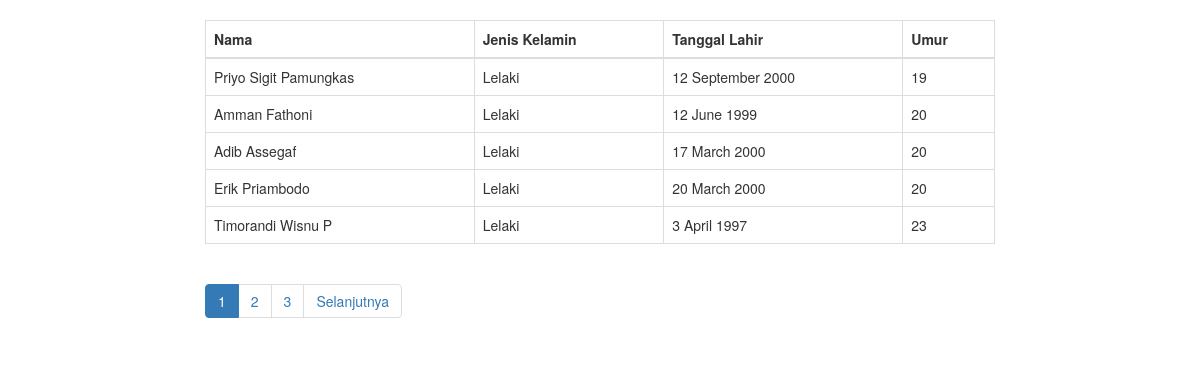
The page / on the database its author committed.
### tables this page shows
CREATE TABLE `mahasiswa` (
  `id` int(11) NOT NULL,
  `nama` varchar(50) NOT NULL,
  `umur` int(3) NOT NULL,
  `tanggal_lahir` datetime DEFAULT NULL,
  `jenis_kelamin` varchar(10) DEFAULT NULL
);

### index.php (called while the page is built, shortened)
<?php
require_once BASEPATH.'core/CodeIgniter.php';

### application/models/Pagination_model.php (called while the page is built)
<?php defined('BASEPATH') OR exit ('No direct script access allowed');
class Pagination_model extends CI_Model {
     public function getAll()
     {
          $this->db->select('*');
          $this->db->from('mahasiswa');
          $this->db->order_by('id', 'ASC');
          return $this->db->get();
     }
     public function getDataPagination($limit, $offset)
{
     $this->db->select('*');
     $this->db->from('mahasiswa');
     $this->db->order_by('id', 'ASC');
     $this->db->limit($limit, $offset);
     return $this->db->get();
}
}

### application/views/pagination.php (the view, shortened to what this page needs)
<!DOCTYPE html>
<html>
<head>
     <link rel="stylesheet" href="https://stackpath.bootstrapcdn.com/bootstrap/3.4.1/css/bootstrap.min.css">
</head>
<body>
     <div class="row">
          <div class="col-md-offset-2 col-md-8">
               <table class="table table-bordered" border="1" cellspacing="0" cellpadding="5">
                    <thead>
                         <tr>
                              <th>Nama</th>
                              <th>Jenis Kelamin</th>
                              <th>Tanggal Lahir</th>
                              <th>Umur</th>
                         </tr>
                    </thead>
                    <tbody>
                         <?php foreach($semua_pengguna as $pengguna): ?>
                              <tr>
                                   <td><?php echo $pengguna->nama; ?></td>
                                   <td><?php echo $pengguna->jenis_kelamin; ?></td>
                                   <td><?php echo date('j F Y', strtotime($pengguna->tanggal_lahir)); ?></td>
                                   <td><?php echo $pengguna->umur; ?></td>
                              </tr>
                         <?php endforeach; ?>
                    </tbody>
               </table>
               <nav aria-label="Page navigation">
                    <?php echo $this->pagination->create_links(); ?>
               </nav>
          </div>
     </div>
</body>
</html>

### application/controllers/Pagination.php (shortened to what this page needs)
<?php defined('BASEPATH') OR exit ('No direct script access allowed');
class Pagination extends CI_Controller {
     public function __construct()
     {
          $this->load->model('pagination_model');
     }
public function index($num = '')
{
     $perpage = 5;
     $offset = $this->uri->segment(1);
     $data['semua_pengguna'] = $this->pagination_model->getDataPagination($perpage, $offset)->result();
$config['full_tag_open'] = '<ul class="pagination">';
$config['full_tag_close'] = '</ul>';
$config['num_tag_open'] = '<li>';
$config['num_tag_close'] = '</li>';
$config['cur_tag_open'] = '<li class="active"><a href="#">';
$config['cur_tag_close'] = '</a></li>';
$config['next_tag_open'] = '<li>';
$config['next_tag_close'] = '</li>';
     $this->load->view('pagination', $data);
}
}

### application/views/pagination.php (style rules this page uses)
body { margin-top: 20px; }

### rows shown on the page
mahasiswa: nama "Priyo Sigit Pamungkas", jenis_kelamin "Lelaki", tanggal_lahir "12 September 2000", umur "19"
mahasiswa: nama "Amman Fathoni", jenis_kelamin "Lelaki", tanggal_lahir "12 June 1999", umur "20"
mahasiswa: nama "Adib Assegaf", jenis_kelamin "Lelaki", tanggal_lahir "17 March 2000", umur "20"
mahasiswa: nama "Erik Priambodo", jenis_kelamin "Lelaki", tanggal_lahir "20 March 2000", umur "20"
mahasiswa: nama "Timorandi Wisnu P", jenis_kelamin "Lelaki", tanggal_lahir "3 April 1997", umur "23"

### other values the page prints
$this->pagination->create_links() "1 2 3 Selanjutnya"
